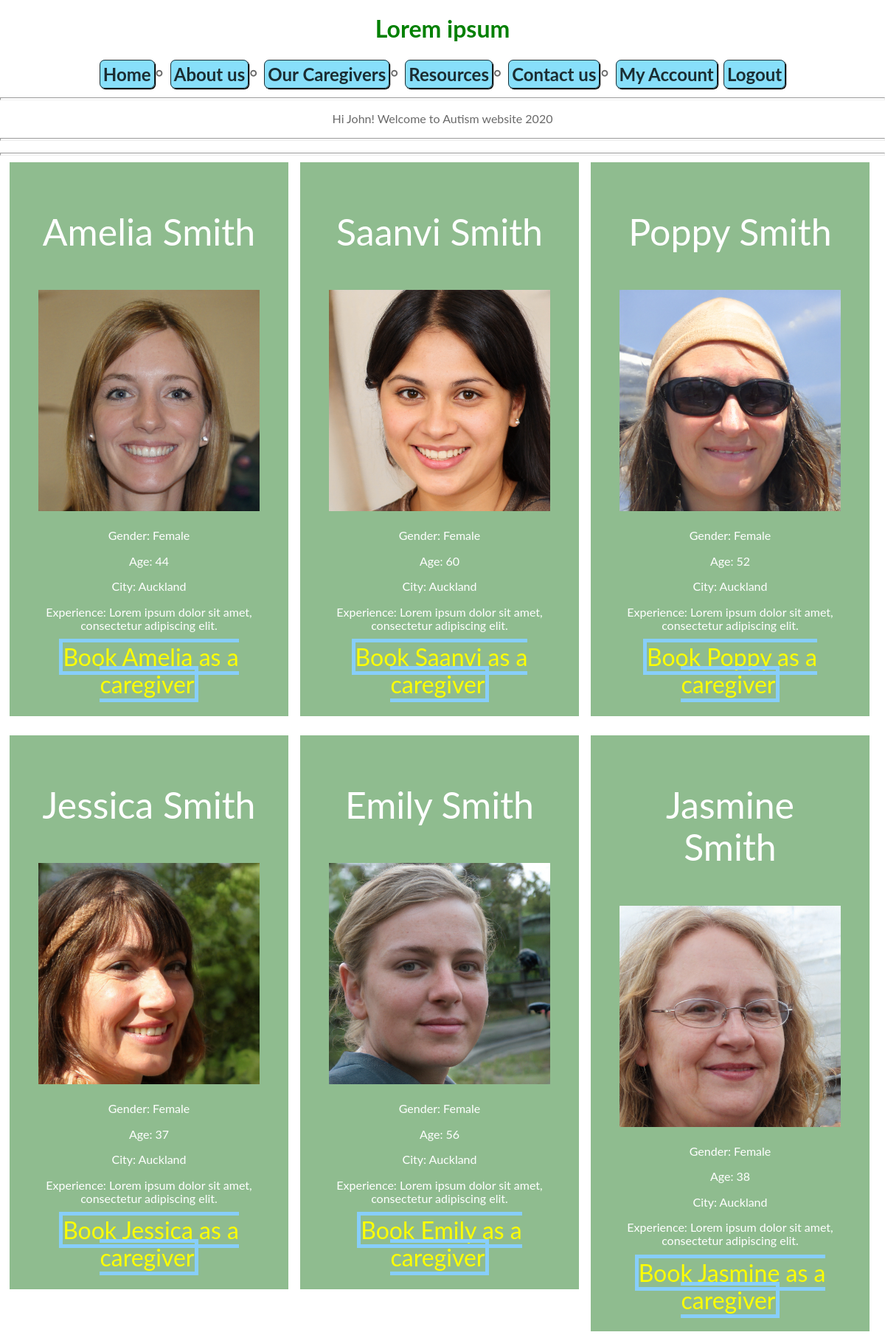
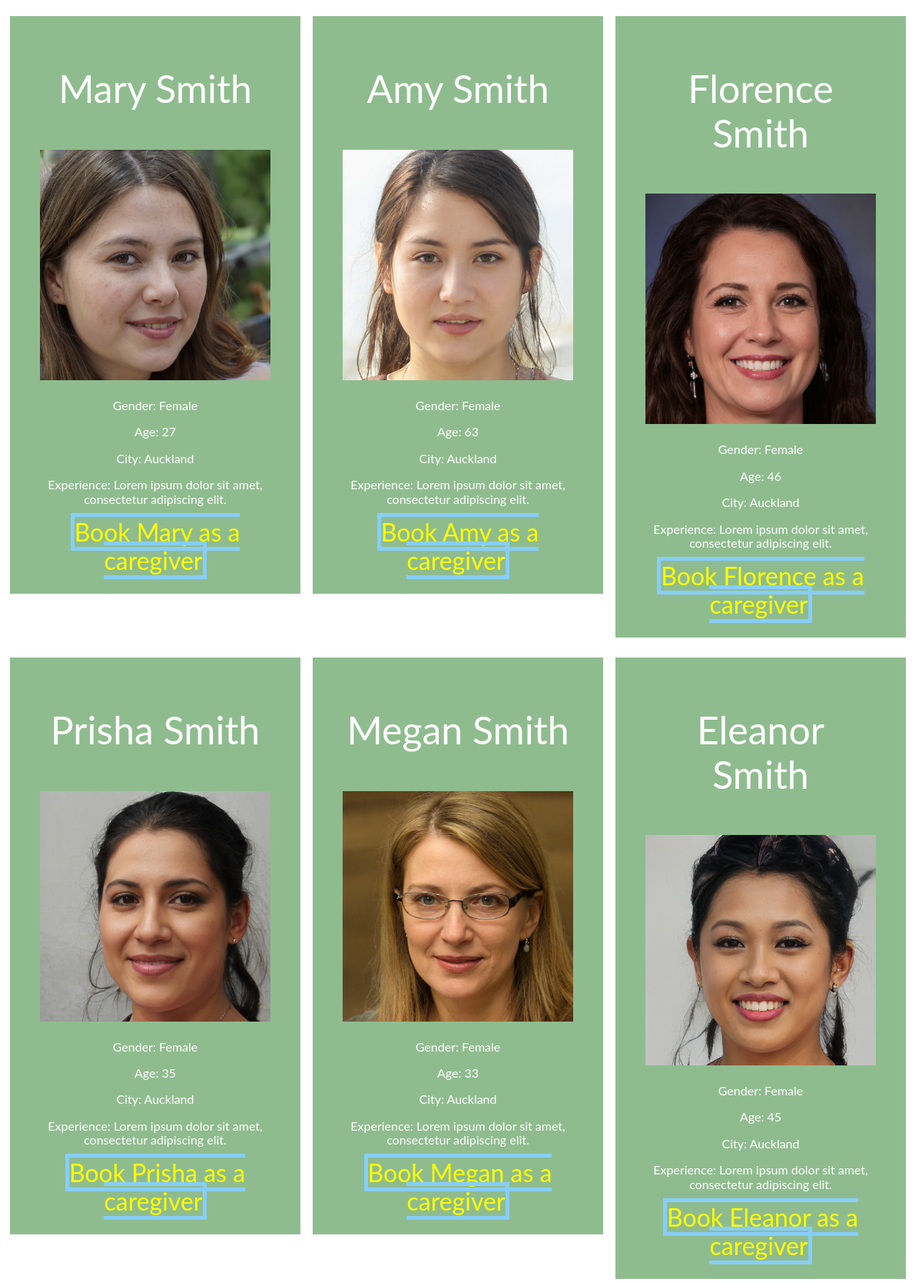
The page /caregivers (signed in, upper part) on the database its author committed (2 pictures, top to bottom).
### tables this page shows
CREATE TABLE "caregivers_page" (
	"SortID"	INTEGER PRIMARY KEY AUTOINCREMENT,
	"AccountID"	INTEGER,
	"FirstName"	TEXT,
	"LastName"	TEXT,
	"Gender"	INTEGER,
	"Image"	TEXT,
	"Age"	TEXT,
	"City"	TEXT,
	"Experience"	TEXT
);

### app.py (the view)
@app.route('/caregivers')
def render_caregiverspage():
    con = create_connection(DB_NAME)
    query = "SELECT * from caregivers_page"
    cur = con.cursor()
    cur.execute(query)
    caregivers_list = cur.fetchall()
    con.close()
    return render_template('caregivers.html',caregivers_list= caregivers_list, logged_in=is_logged_in(), session = session)

### app.py (called while the page is built)
def create_connection(db_file):
    try:
        connection = sqlite3.connect(db_file)
        return connection
    except Error as e:
        print(e)
    return None

def is_logged_in():
    if session.get("email") is None:
        print("Not logged in")
        return False
    else:
        print("Logged in")
        return True

### templates/caregivers.html (shortened to what this page needs)
{% extends "default_template.html" %}
{% block header %}
    <h1 style="text-align:center">Lorem ipsum </h1>
{% endblock %}
{% block main %}
    <div class="caregivers">
         {% for caregivers in caregivers_list %}
         <div class="caregivers_box">
             <div class="caregivers_box_name">
                <p>{{caregivers[2] + " " + caregivers[3] }}</p>
             </div>
            <div class="caregivers_box_image">
                <img src="static/caregivers/images/{{ caregivers[5] }}.jpg" alt="{{ caregivers[2] + caregivers[3] }}">
             </div>
            <div class="caregivers_box_desc">
                <p>Gender: {{caregivers[4]}}</p>
                <p>Age: {{caregivers[6]}}</p>
                <p>City: {{caregivers[7]}}</p>
                <p>Experience: {{caregivers[8]}}</p>
                <a href="caregivers/book/{{ caregivers[0] }}">Book {{ caregivers[2]}} as a caregiver</a>
             </div>
         </div>
        {% endfor %}
    </div>
{% endblock %}

### static/default.css (style rules this page uses)
* { font-family: Lato; box-sizing:border-box; }
body { background-color: white; }
img { max-width: 100%; }
h1 { color: green; font-weight: bolder; text-align: center; }
p { font-size: medium; padding-left: 25px; padding-right: 25px; }
.caregivers_box { background-color: darkseagreen; width:32%; text-align: center; color: white; border-style: solid; padding:1rem; margin-top: 10px; margin-bottom: 10px; margin-left:10px; float: left; }
.caregivers_box_name p { font-size: 50px; color: white; }
.caregivers_box_image { width:300px; height:300px; margin-left:auto; margin-right:auto; display:block; align-content: center; overflow: hidden; }
.caregivers_box_desc { padding: 0.5rem; color: white; }
.caregivers_box_desc a { font-size: xx-large; color:yellow; text-decoration: none; border: 5px solid lightskyblue; }

### rows shown on the page
caregivers_page: FirstName+LastName "Amelia Smith", Image (picture), Gender "Female", Age "44", City "Auckland", Experience "Lorem ipsum dolor sit amet, consectetur adipiscing elit.", FirstName "Amelia"
caregivers_page: FirstName+LastName "Saanvi Smith", Image (picture), Gender "Female", Age "60", City "Auckland", Experience "Lorem ipsum dolor sit amet, consectetur adipiscing elit.", FirstName "Saanvi"
caregivers_page: FirstName+LastName "Poppy Smith", Image (picture), Gender "Female", Age "52", City "Auckland", Experience "Lorem ipsum dolor sit amet, consectetur adipiscing elit.", FirstName "Poppy"
caregivers_page: FirstName+LastName "Jessica Smith", Image (picture), Gender "Female", Age "37", City "Auckland", Experience "Lorem ipsum dolor sit amet, consectetur adipiscing elit.", FirstName "Jessica"
caregivers_page: FirstName+LastName "Emily Smith", Image (picture), Gender "Female", Age "56", City "Auckland", Experience "Lorem ipsum dolor sit amet, consectetur adipiscing elit.", FirstName "Emily"
caregivers_page: FirstName+LastName "Jasmine Smith", Image (picture), Gender "Female", Age "38", City "Auckland", Experience "Lorem ipsum dolor sit amet, consectetur adipiscing elit.", FirstName "Jasmine"
caregivers_page: FirstName+LastName "Mary Smith", Image (picture), Gender "Female", Age "27", City "Auckland", Experience "Lorem ipsum dolor sit amet, consectetur adipiscing elit.", FirstName "Mary"
caregivers_page: FirstName+LastName "Amy Smith", Image (picture), Gender "Female", Age "63", City "Auckland", Experience "Lorem ipsum dolor sit amet, consectetur adipiscing elit.", FirstName "Amy"
caregivers_page: FirstName+LastName "Florence Smith", Image (picture), Gender "Female", Age "46", City "Auckland", Experience "Lorem ipsum dolor sit amet, consectetur adipiscing elit.", FirstName "Florence"
caregivers_page: FirstName+LastName "Prisha Smith", Image (picture), Gender "Female", Age "35", City "Auckland", Experience "Lorem ipsum dolor sit amet, consectetur adipiscing elit.", FirstName "Prisha"
caregivers_page: FirstName+LastName "Megan Smith", Image (picture), Gender "Female", Age "33", City "Auckland", Experience "Lorem ipsum dolor sit amet, consectetur adipiscing elit.", FirstName "Megan"
caregivers_page: FirstName+LastName "Eleanor Smith", Image (picture), Gender "Female", Age "45", City "Auckland", Experience "Lorem ipsum dolor sit amet, consectetur adipiscing elit.", FirstName "Eleanor"

### other values the page prints
{{ "Hi {}! Welcome to Autism website 2020".format(session['firstname']) }} "Hi John! Welcome to Autism website 2020"
